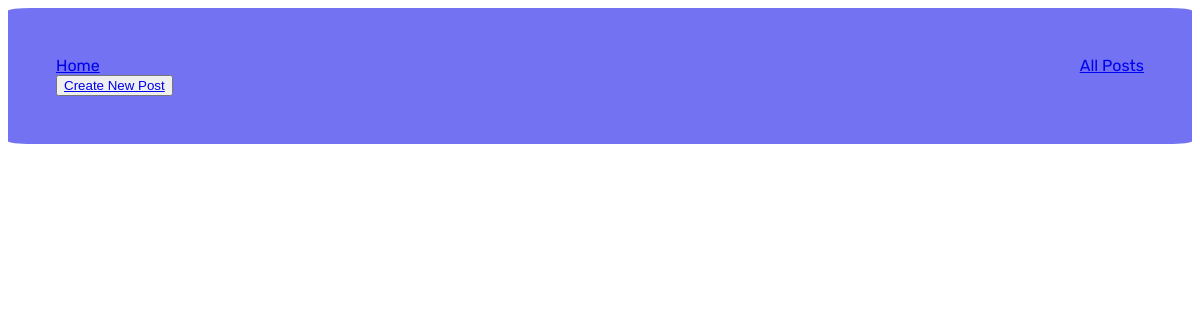
Page /posts on the earlier database version.
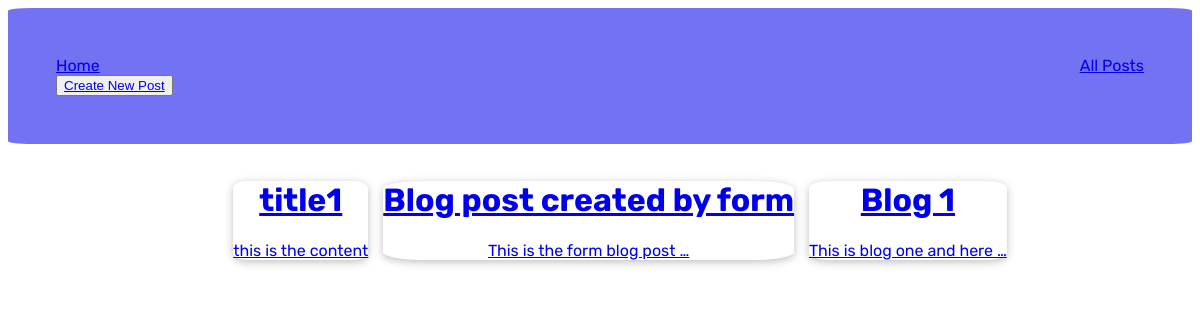
Same page on the later database version.
### blog/models.py (models this page shows, shortened)
class BlogPost(models.Model):
    image = models.ImageField(upload_to="blog_pics")
    title = models.CharField(max_length=50)
    blog_text = models.TextField(max_length=1000)
    author = models.ForeignKey(Author, on_delete=models.SET_NULL, null=True, related_name="blogs")
    date = models.DateField(auto_now=True)
    slug = models.SlugField(default="",  blank=True,
                            null=False, db_index=True)
    def get_blog_url(self):
        return reverse("blog-post", args=[self.slug])

### blog/views.py (the view)
# urls.py: path('posts', views.AllPostsView.as_view(), name="all-posts"),
class AllPostsView(ListView):
    template_name = "blog/all_blogs.html"
    model = BlogPost
    ordering = ['-date']
    context_object_name = 'all_blogs'

### blog/templates/blog/all_blogs.html (shortened to what this page needs)
{% extends "base.html" %}
{% load static %}
{% block css_files  %}
    <link rel="stylesheet" href="{% static "blog/all_posts.css" %}">
    <link rel="stylesheet" href="{% static "blog/includes/header.css" %}">
{% endblock  %}
{% block content %}
    {% include "blog/includes/header.html" %}
    <ul>
        {% for blog_item in all_blogs %}
            <a href={{ blog_item.get_blog_url }}>
                <li>
                    <h1>{{ blog_item.title }} </h1>
                    <p> {{ blog_item.blog_text | truncatewords:6 }} <p>
                </li>
            </a>
        {% endfor %}
    </ul>
{% endblock content %}

Differences in the rows shown:
added BlogPost: title "title1", blog_text "this is the content"
added BlogPost: title "Blog post created by form", blog_text "This is the form blog post …"
added BlogPost: title "Blog 1", blog_text "This is blog one and here …"
